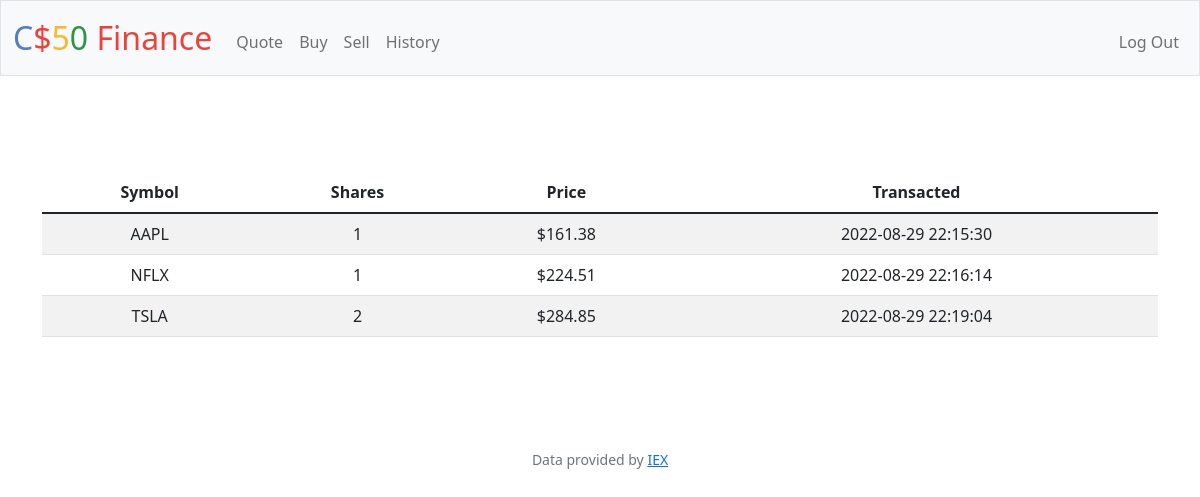
Screenshot of /history (signed in) with the database file from the repository.
### tables this page shows
CREATE TABLE transactions (
    id INTEGER PRIMARY KEY AUTOINCREMENT,
    user_id INTEGER NOT NULL,
    name TEXT NOT NULL,
    shares INTEGER NOT NULL,
    type TEXT NOT NULL,
    price NUMERIC NOT NULL,
    symbol TEXT NOT NULL,
    time TIMESTAMP DEFAULT CURRENT_TIMESTAMP,
    FOREIGN KEY(user_id) REFERENCES users(id)
    );

### app.py (the view)
@app.route("/history")
@login_required
def history():
    user_id = session["user_id"]
    cash = db.execute("SELECT cash FROM users WHERE id = ?", user_id)[0]["cash"]
    stocks = db.execute(
        "SELECT symbol, price, time, name, SUM(shares) as shares FROM transactions WHERE user_id = ? GROUP BY symbol", user_id)
    total = cash
    for stock in stocks:
        total += stock["shares"] * stock["price"]
    return render_template("history.html", cash=cash, stocks=stocks, total=total, usd=usd)

### app.py (called while the page is built)
@app.after_request
def after_request(response):
    response.headers["Cache-Control"] = "no-cache, no-store, must-revalidate"
    response.headers["Expires"] = 0
    response.headers["Pragma"] = "no-cache"
    return response

### helpers.py (called while the page is built)
def login_required(f):
    @wraps(f)
    def decorated_function(*args, **kwargs):
        if session.get("user_id") is None:
            return redirect("/login")
        return f(*args, **kwargs)
    return decorated_function

def usd(value):
    return f"${value:,.2f}"

### templates/history.html (shortened to what this page needs)
{% extends "layout.html" %}
{% block main %}
    <div>
        <main class="container py-5 text-center">
            <table class="table table-striped">
                <thead>
                    <tr>
                        <th>Symbol</th>
                        <th>Shares</th>
                        <th>Price</th>
                        <th>Transacted</th>
                    </tr>
                </thead>
                <tbody>
                    {% for stock in stocks %}
                    <tr>
                        <td>{{ stock["symbol"] }}</td>
                        <td>{{ stock["shares"] }}</td>
                        <td>{{ usd(stock["price"]) }}</td>
                        <td>{{ stock["time"] }}</td>
                    </tr>
                    {% endfor %}
                </tbody>
            </table>
        </main>
    </div>
{% endblock %}

### rows the page displays
transactions: symbol "AAPL", shares "1", price "$161.38", time "2022-08-29 22:15:30"
transactions: symbol "NFLX", shares "1", price "$224.51", time "2022-08-29 22:16:14"
transactions: symbol "TSLA", shares "2", price "$284.85", time "2022-08-29 22:19:04"
